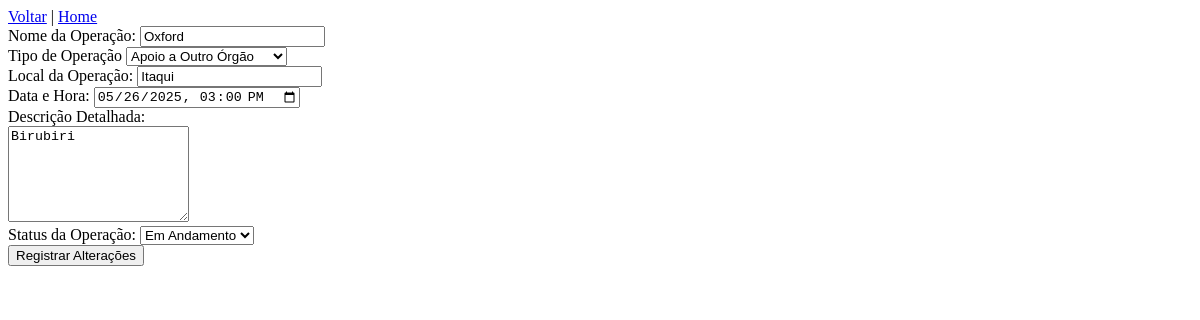
The page /editarOperacao.php?id=1 (signed in) on the database as committed earlier.
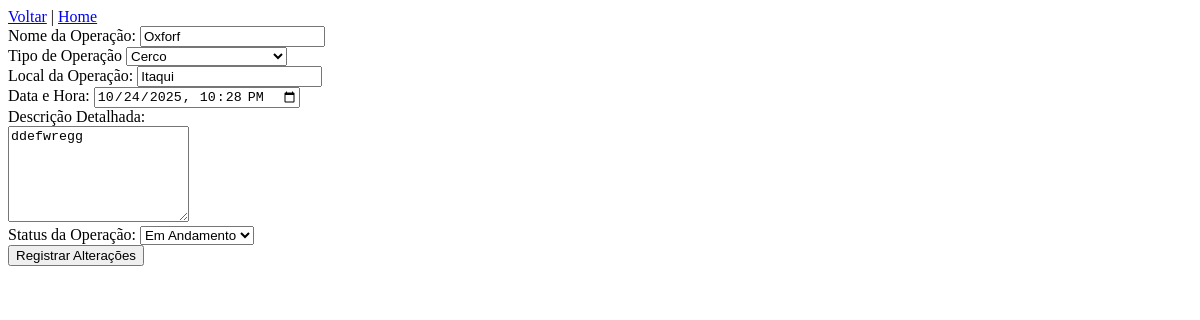
The same page on the database as committed later.
### tables this page shows
CREATE TABLE IF NOT EXISTS `operacoes` (
  `id_operacao` int NOT NULL AUTO_INCREMENT,
  `nome_operacao` varchar(255) NOT NULL,
  `tipo_operacao` text NOT NULL,
  `local_operacao` varchar(1000) NOT NULL,
  `descricao_operacao` varchar(1000) NOT NULL,
  `data_inicio_operacao` datetime NOT NULL,
  `status_operacao` text NOT NULL,
  PRIMARY KEY (`id_operacao`)
);

### editarOperacao.php (the view, shortened to what this page needs)
<?php
include("conecta.php");
if(isset($_GET['id'])){
$id = $_GET['id'];
$query = "SELECT * FROM operacoes WHERE id_operacao = '$id'";
$result = mysqli_query($conexao,$query);
$dados = mysqli_fetch_assoc($result);}
?>
<!DOCTYPE html>
<html lang="pt-br">
<head>
</head>
<body>
  <a href="operacoes.php">Voltar</a> |
  <a href="homeQuarteleiro.php">Home</a>
  <form action="" method="post">
    Nome da Operação:
      <input type="text" name="nome" value="<?=$dados['nome_operacao']?>"><br>
      Tipo de Operação
      <select name="tipo" required>
        <option value="Cerco" <?= ($dados['tipo_operacao'] == 'Cerco') ? 'selected' : '' ?>>Cerco</option>
        <option value="Apoio a Outro Órgão" <?= ($dados['tipo_operacao'] == 'Apoio a Outro Órgão') ? 'selected' : '' ?>>Apoio a Outro Órgão</option>
      </select>
<br>
     Local da Operação:
      <input type="text"  name="local" value="<?=$dados['local_operacao']?>"><br>
      Data e Hora:
      <input type="datetime-local"  name="data_hora" value="<?=$dados['data_inicio_operacao']?>"><br>
      Descrição Detalhada: <br>
      <textarea name="descricao" rows="6" ><?=$dados['descricao_operacao']?></textarea><br>
      Status da Operação:
      <select name="status" required>
        <option value="Em Andamento" <?= ($dados['status_operacao'] == 'Em Andamento') ? 'selected' : '' ?>>Em Andamento</option>
      </select><br>
      <input type="submit" value="Registrar Alterações">
    </form>
</body>
</html>

Rows that differ between the two databases and show on the page:
changed operacoes "Itaqui": nome "Oxford" → "Oxforf"; tipo "Apoio a Outro Órgão" → "Cerco"; data_hora "05/26/2025 15:00" → "10/24/2025 22:28"; descricao "Birubiri" → "ddefwregg"
